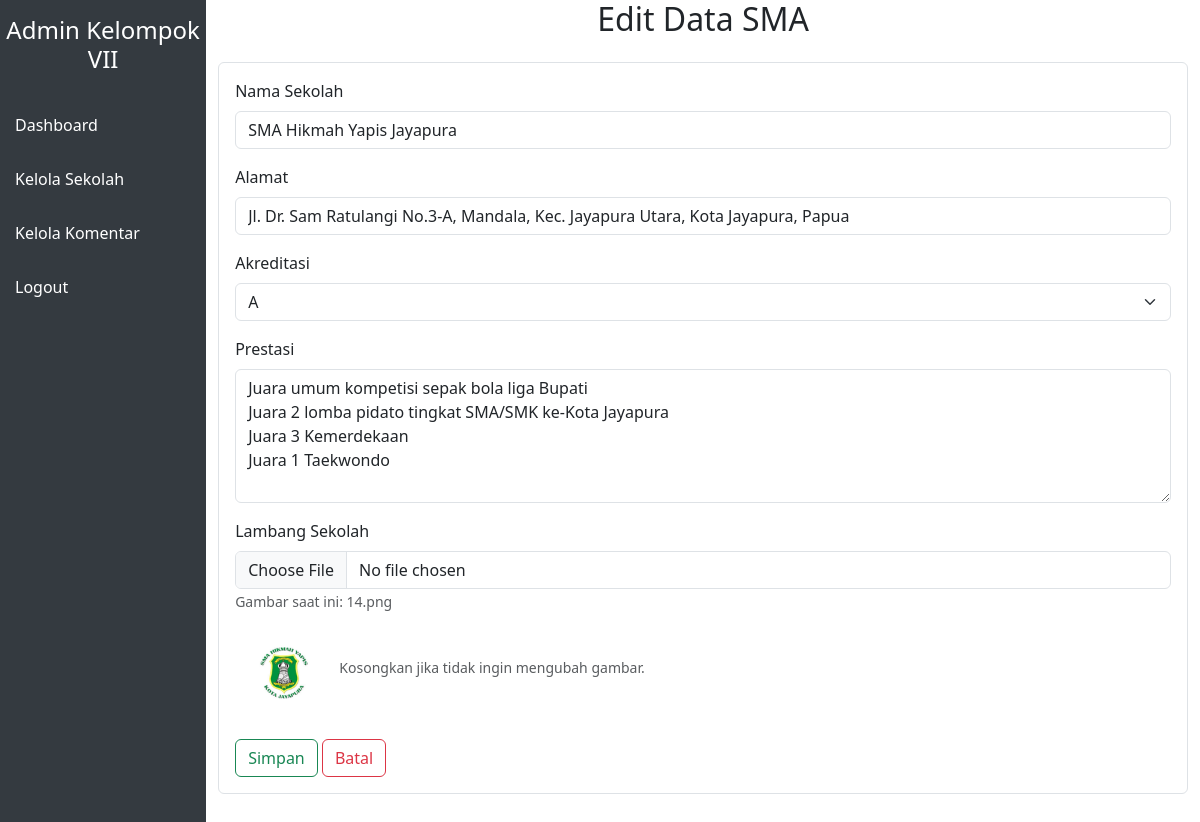
Screenshot of /admin/edit-sekolah.php?sekolah_id=21 with the database file from the repository.
### tables this page shows
CREATE TABLE `sekolah` (
  `sekolah_id` int(11) NOT NULL,
  `nama_sekolah` varchar(100) NOT NULL,
  `alamat` text NOT NULL,
  `akreditasi` enum('A','B','C','D') NOT NULL,
  `prestasi` text DEFAULT NULL,
  `lambang_sekolah` varchar(255) DEFAULT NULL
);

### admin/edit-sekolah.php (the view, shortened to what this page needs)
<?php
include '../config/conn.php';
if (isset($_GET['sekolah_id'])) {
    $id = $_GET['sekolah_id'];
    $query = "SELECT * FROM sekolah WHERE sekolah_id = '$id'";
    $result = mysqli_query($conn, $query);
    if (mysqli_num_rows($result) > 0) {
        $data = mysqli_fetch_assoc($result);
    } else {
        echo "Data tidak ditemukan!";
        exit();
    }
} else {
    echo "ID tidak valid!";
    exit();
}
?>
<!DOCTYPE html>
<html lang="en">
<head>
    <link href="https://cdn.jsdelivr.net/npm/bootstrap@5.3.0/dist/css/bootstrap.min.css" rel="stylesheet">
    <link href="https://unpkg.com/aos@2.3.1/dist/aos.css" rel="stylesheet">
    <link rel="stylesheet" href="https://cdnjs.cloudflare.com/ajax/libs/font-awesome/6.5.0/css/all.min.css">
    <link rel="stylesheet" href="admin.css">
</head>
<body>
<div class="sidebar">
    <h4 class="text-white text-center py-3">Admin Kelompok VII</h4>
    <a href="dashboard.php">Dashboard</a>
    <a href="sekolah.php">Kelola Sekolah</a>
    <a href="komentar.php">Kelola Komentar</a>
    <a href="logout.php">Logout</a>
</div>
<div class="container">
    <h2 class="mb-4 text-center">Edit Data SMA</h2>
    <form method="POST" action="" enctype="multipart/form-data" class="mb-5 border p-3 bg-white rounded">
        <div class="mb-3">
            <label for="nama_sekolah" class="form-label">Nama Sekolah</label>
            <input type="text" class="form-control" id="nama_sekolah" name="nama_sekolah" value="<?php echo htmlspecialchars($data['nama_sekolah']); ?>" required>
        </div>
        <div class="mb-3">
            <label for="alamat" class="form-label">Alamat</label>
            <input type="text" class="form-control" id="alamat" name="alamat" value="<?php echo htmlspecialchars($data['alamat']); ?>" required>
        </div>
        <div class="mb-3">
            <label for="akreditasi" class="form-label">Akreditasi</label>
            <select class="form-select" id="akreditasi" name="akreditasi" required>
                <option value="A" <?php echo ($data['akreditasi'] == 'A') ? 'selected' : ''; ?>>A</option>
            </select>
        </div>
        <div class="mb-3">
            <label for="prestasi" class="form-label">Prestasi</label>
            <textarea class="form-control" id="prestasi" name="prestasi" rows="5"><?php echo htmlspecialchars($data['prestasi']); ?></textarea>
        </div>
        <div class="mb-3">
            <label for="lambang_sekolah" class="form-label">Lambang Sekolah</label>
            <input type="file" class="form-control" id="lambang_sekolah" name="lambang_sekolah" accept="image/*">
            <?php if (!empty($data['lambang_sekolah'])): ?>
                <small class="form-text text-muted">Gambar saat ini: <?php echo htmlspecialchars($data['lambang_sekolah']); ?></small>
                <br>
                <img src="../uploads/<?php echo htmlspecialchars($data['lambang_sekolah']); ?>" alt="Lambang Sekolah" style="max-width: 100px; margin-top: 10px;">
            <?php endif; ?>
            <small class="form-text text-muted">Kosongkan jika tidak ingin mengubah gambar.</small>
        </div>
        <button type="submit" name="update" class="btn btn-outline-success">Simpan</button>
        <a href="sekolah.php" class="btn btn-outline-danger">Batal</a>
    </form>
</div>
</body>
</html>

### admin/admin.css (style rules this page uses)
body { min-height: 100vh; display: flex; }
.sidebar { width: 250px; background-color: #343a40; min-height: 100vh; }
.sidebar a { color: white; padding: 15px; display: block; text-decoration: none; }

### rows the page displays
sekolah: nama_sekolah "SMA Hikmah Yapis Jayapura", alamat "Jl. Dr. Sam Ratulangi No.3-A, Mandala, Kec. Jayapura Utara, Kota Jayapura, Papua", akreditasi "A", prestasi "Juara umum kompetisi sepak bola liga Bupati Juara 2 lomba pidato tingkat SMA/SMK ke-Kota Jayapura Juara 3 Kemerdekaan Juara 1 Taekwondo", lambang_sekolah "14.png", lambang_sekolah (picture)
